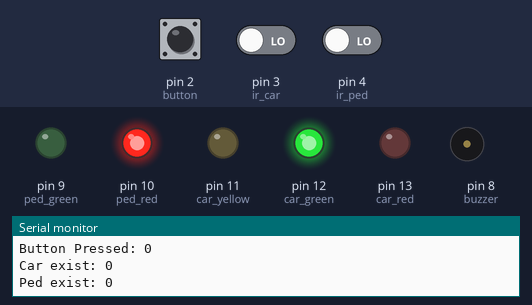
The sketch below on a simulated Arduino Uno, built with avr-gcc and run on an emulated ATmega328P. On the bench: output pins drawn as LEDs (lit = HIGH), buzzer (waves = sounding), the last lines printed to the serial monitor. The inputs (shaded band) are chosen by the test bench; at power-on: pin 2 (button) HIGH, pin 4 (ir_ped) LOW, pin 3 (ir_car) LOW.

Above: at 1.2 s.
1.3 s: pin 2 (button) pulled LOW for 0.15 s
At 2.1 s:
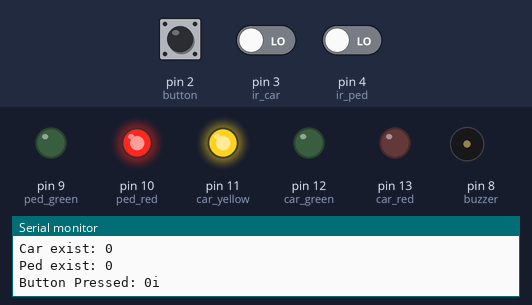
4.3 s: pin 4 (ir_ped) driven HIGH
At 4.8 s:
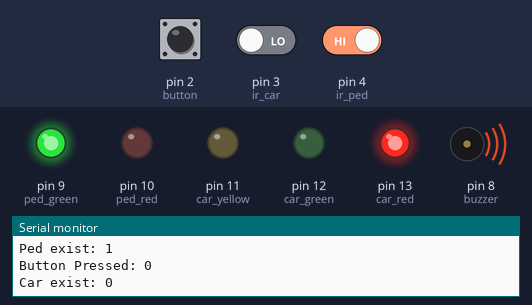
7.3 s: pin 2 (button) pulled LOW for 1 s
11.3 s: pin 2 (button) driven LOW and pin 4 (ir_ped) driven LOW
14.3 s: pin 2 (button) pulsed HIGH 2 times (0.12 s each, 0.3 s apart)
At 17.9 s:
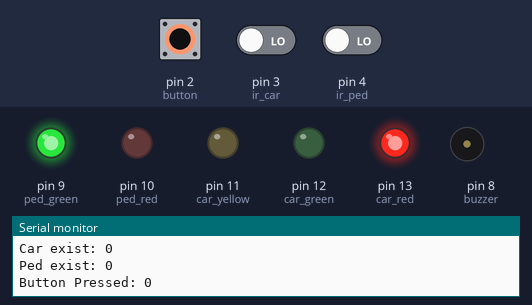
Timing chart, 0 to 19.9 s (numbered marks = the images above; inputs shaded):
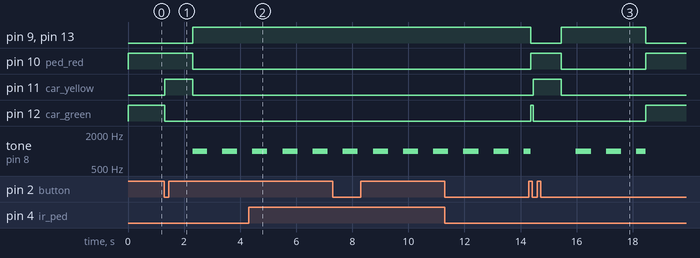

The sketch:

smart_traffic_light.ino
```cpp
const int car_red = 13; //car traffic light
const int car_yellow = 11;
const int car_green = 12;
const int ped_red = 10;   //pedestrians traffic light
const int ped_green = 9;
const int buzzer = 8; //buzzer to arduino pin 8
const int button = 2; //button to arduino pin 2, to support ISR. (pins 2 and 3 support ISR on Uno)
const int ir_car = 3; //infared for car check
const int ir_ped = 4;  //infared for pedestrian check
volatile int button_pressed = 0;
volatile int ped_walk = 0;
unsigned long previousMillis;
unsigned long start_cycle;
const unsigned long interval = 500; //on off buzzer when ped_walk is active ( value = 1).
volatile int car_exist, ped_exist; //for values read from ir-sensors.
volatile int buzz_yn = 0;

// Interrupt Service Routine (ISR)
void buttonISR() {
  Serial.println("isr");
  if(ped_walk == 1)
    return; //ignore if already green for peds.
  static unsigned long lastInterruptTime = 0;  // For debouncing
  unsigned long interruptTime = millis();
  if (interruptTime - lastInterruptTime > 200) {  // 200ms of debounce time
    button_pressed = 1;  // indicate a button press
  }
  lastInterruptTime = interruptTime;  // Update the last interrupt time
}

void car_pass()
{

  digitalWrite(car_green, HIGH);
  digitalWrite(car_red, LOW);
  digitalWrite(car_yellow,LOW);
  digitalWrite(ped_red, HIGH);
  digitalWrite(ped_green, LOW);
}

void car_orange()
{

  digitalWrite(car_green, LOW);
  digitalWrite(car_red, LOW);
  digitalWrite(car_yellow,HIGH);
  digitalWrite(ped_red, HIGH);
  digitalWrite(ped_green, LOW);
}
void car_stop()
{
  digitalWrite(car_green, LOW);
  digitalWrite(car_red, HIGH);
  digitalWrite(car_yellow,LOW);
  digitalWrite(ped_red, LOW);
  digitalWrite(ped_green, HIGH);
  ped_walk = 1;
  //treat it as pedestrian moving.
  start_cycle = millis();
  button_pressed = 0; //reset it.
}


void setup()
{
  Serial.begin(9600); // for some debuging.
  pinMode(ir_car, INPUT);
  pinMode(ir_ped, INPUT);
  pinMode(button, INPUT);
  for(int i = 8; i <14; i++)
    pinMode(i,OUTPUT);

  // Attach the interrupt to the button pin
  // Trigger on FALLING edge (button pressed, goes from HIGH to LOW)
  attachInterrupt(digitalPinToInterrupt(button), buttonISR, FALLING);
  //initial state
  car_pass();
}

void buzzer_sound(void)
{
  if(buzz_yn == 0)
  {
    tone(buzzer, 1000); // Send 1KHz sound signal...
   	buzz_yn = 1;
  } else if(buzz_yn == 1) {
  	noTone(buzzer);     // Stop sound...
	buzz_yn = 0;
  }
}
void loop()
{
  unsigned long currentMillis = millis();

  //sound buzz every 0.5seconds and check if cars should move again.
  if ( (ped_walk == 1) && (currentMillis - start_cycle >= 3000) ) {
   //allow cars go again.
  	car_pass();
    noTone(buzzer); // Ensure buzzer is turned off, handle the edge case.
    				// we don't need buzzer to remain on in any case when cars cross the road.
    ped_walk = 0;
  }
  if ((ped_walk == 1) && (currentMillis - previousMillis >= interval)) {
  	previousMillis = currentMillis; // Save the last time the action was performed
	buzzer_sound();
  }

  car_exist = digitalRead(ir_car);
  ped_exist = digitalRead(ir_ped);
  Serial.print("Car exist: ");
  Serial.println(car_exist);
  Serial.print("Ped exist: ");
  Serial.println(ped_exist);
  Serial.print("Button Pressed: ");
  Serial.println(button_pressed);

  //take latest time of movement of pedestrian
  if(ped_exist)
    start_cycle = millis();
  //pedestrians should pass.
  if(button_pressed) {
    if(car_exist == 1) { //cars detected
    	delay(5000);
      	car_orange();
      	delay(5000);
      	car_stop();
      	button_pressed = 0; //reset.
    } else if(car_exist == 0) { //no car movement, imediate switch (1s yellow only).
      	car_orange();
      	delay(1000);
      	car_stop();
    }
  }

}
```

Measured:
- after the input at 1.3 s, pin 9 (ped_green), pin 13 (car_red): LOW → HIGH after 1.0 s; pin 10 (ped_red): HIGH → LOW after 1.0 s; pin 11 (car_yellow): LOW → HIGH at once, → LOW 1.0 s later; pin 12 (car_green): HIGH → LOW at once; tone on pin 8 (buzzer): alternates 1000 Hz for 0.53 s and silent for 0.54 s, starting after 1.0 s
- after the input at 4.3 s, pin 9 (ped_green), pin 13 (car_red): stays HIGH (without the input it goes to LOW after 1.0 s); pin 10 (ped_red), pin 12 (car_green): stays LOW (without the input it goes to HIGH after 1.0 s)
- after the input at 14.3 s, pin 11 (car_yellow): LOW → HIGH after 0.16 s, → LOW 1.0 s later
